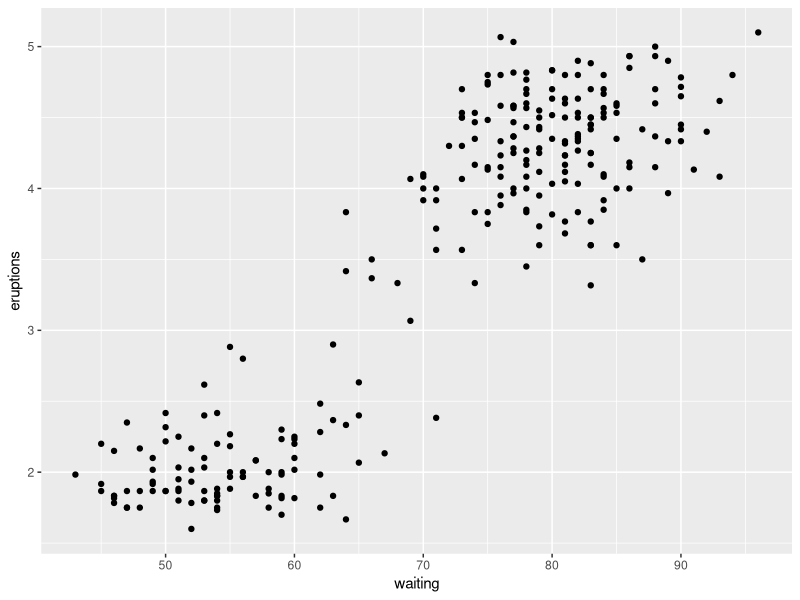
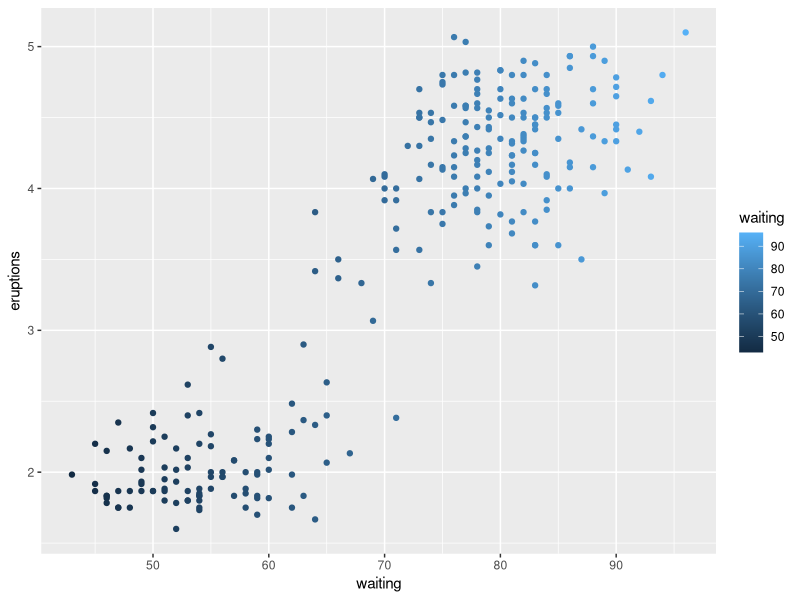
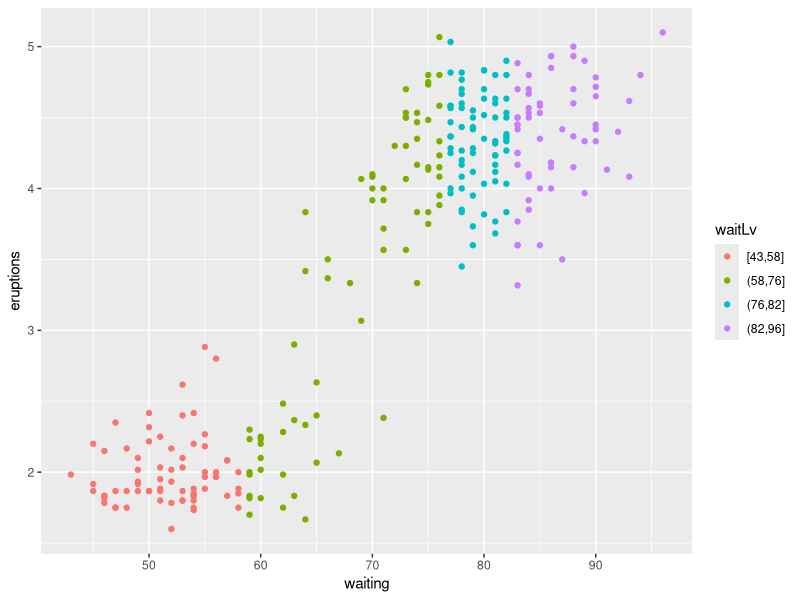
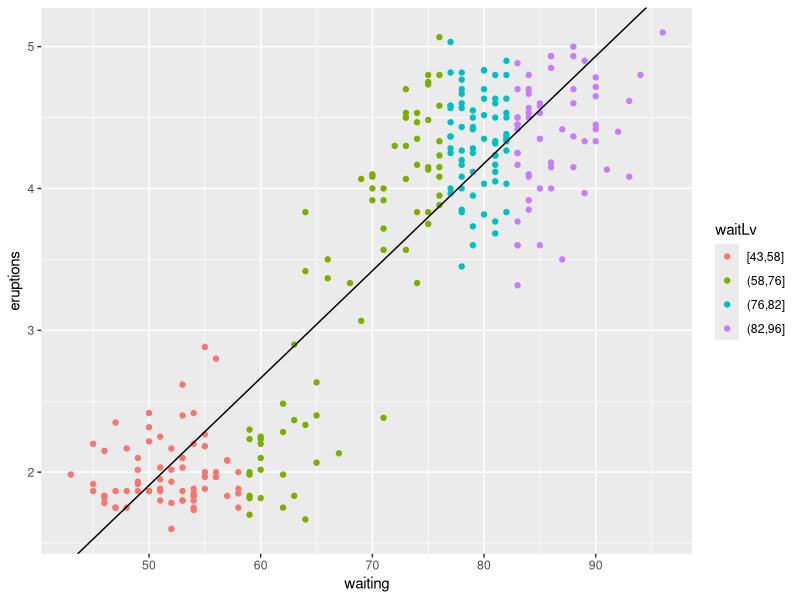
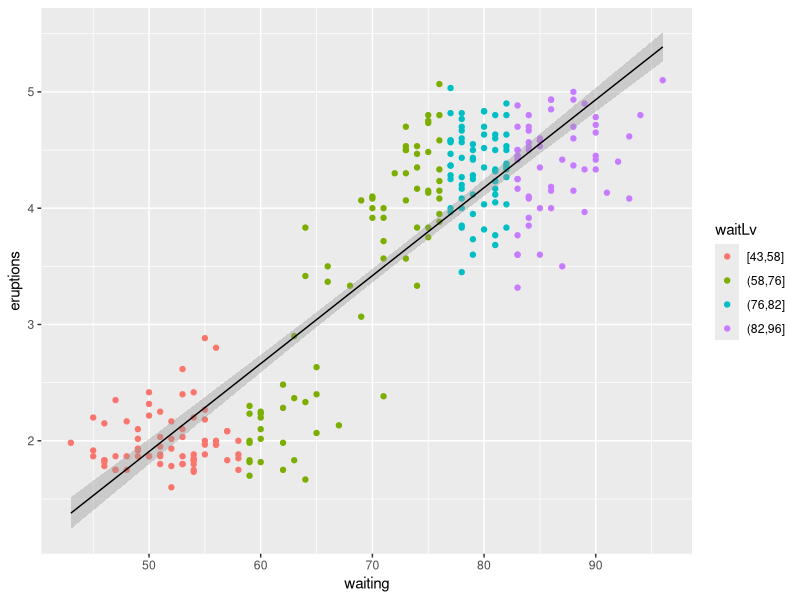
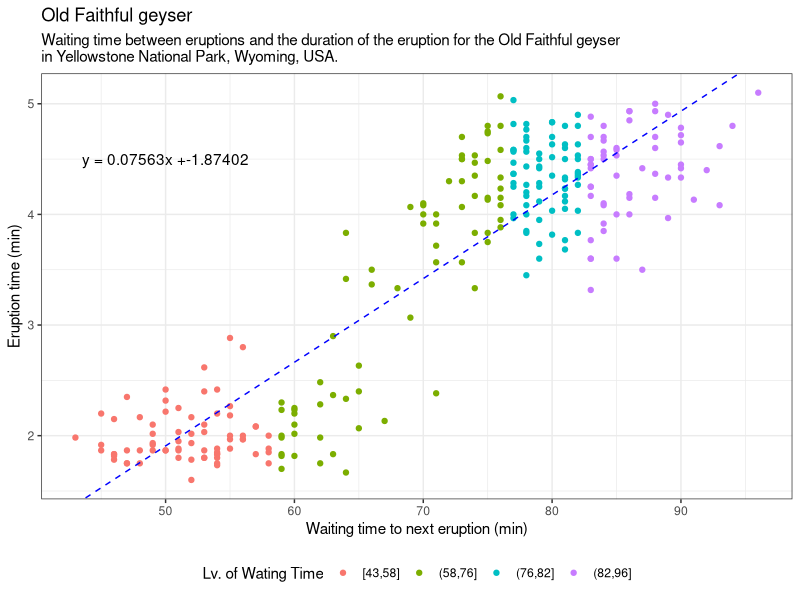

R code for these plots, in order:
## ---- chunk 1
graphics.off()
rm(list = ls())
gc()

## ---- chunk 2
version
## ---- chunk 3
library(tidyverse)

## ---- chunk 4
faithful |> head()

## ---- chunk 5
class(faithful)

## ---- chunk 6
dim(faithful)

## ---- chunk 7
df <- faithful

## ---- chunk 8
df |> 
  ggplot(aes(waiting, eruptions)) +
  geom_point()
## ---- chunk 9
df |> 
  ggplot(aes(waiting, eruptions, color = waiting)) +
  geom_point()

## ---- chunk 10
df |> 
  mutate(waitLv = cut_number(waiting, 4)) |> 
  ggplot(aes(waiting, eruptions, color = waitLv)) +
  geom_point()

## ---- chunk 11
# Calculate slope and intercept of line of best fit
linear <- lm(eruptions ~ waiting, data = faithful)
linear
## ---- chunk 12
linear$coefficients[1]
i <- linear$coefficients[1]

## ---- chunk 13
linear$coefficients[2]
s <- linear$coefficients[2]

## ---- chunk 14
df |> 
  mutate(waitLv = cut_number(waiting, 4)) |> 
  ggplot(aes(waiting, eruptions, color = waitLv)) +
  geom_point() +
  geom_abline(intercept = i, slope = s)

## ---- chunk 15
df |> 
  mutate(waitLv = cut_number(waiting, 4)) |> 
  ggplot(aes(waiting, eruptions)) + # Should remove "aes(color = waitLv)" in ggplot()
  geom_point(aes(color = waitLv)) +
  geom_smooth(method = lm ,se = TRUE, color = "black", linewidth = 0.5) # BUT!! to extract equation you should using "lm()"

## ---- chunk 16
df |> 
  mutate(waitLv = cut_number(waiting, 4)) |> 
  ggplot(aes(waiting, eruptions, color = waitLv)) +
  geom_point() +
  geom_abline(intercept = i, slope = s, color = "blue", lty = 2) +
  annotate("text",x = 50, y = 4.5, label = paste0("y = ", round(s,5) ,"x +",round(i,5))) +
  labs(title = "Old Faithful geyser",
       subtitle = paste0("Waiting time between eruptions and the duration of the eruption for the Old Faithful geyser","\n",
                         "in Yellowstone National Park, Wyoming, USA."),
       x = "Waiting time to next eruption (min)", y = "Eruption time (min)", color = "Lv. of Wating Time") +
  theme_bw() +
  theme(legend.position = "bottom")

## ---- chunk 17
ggsave("image.png")
